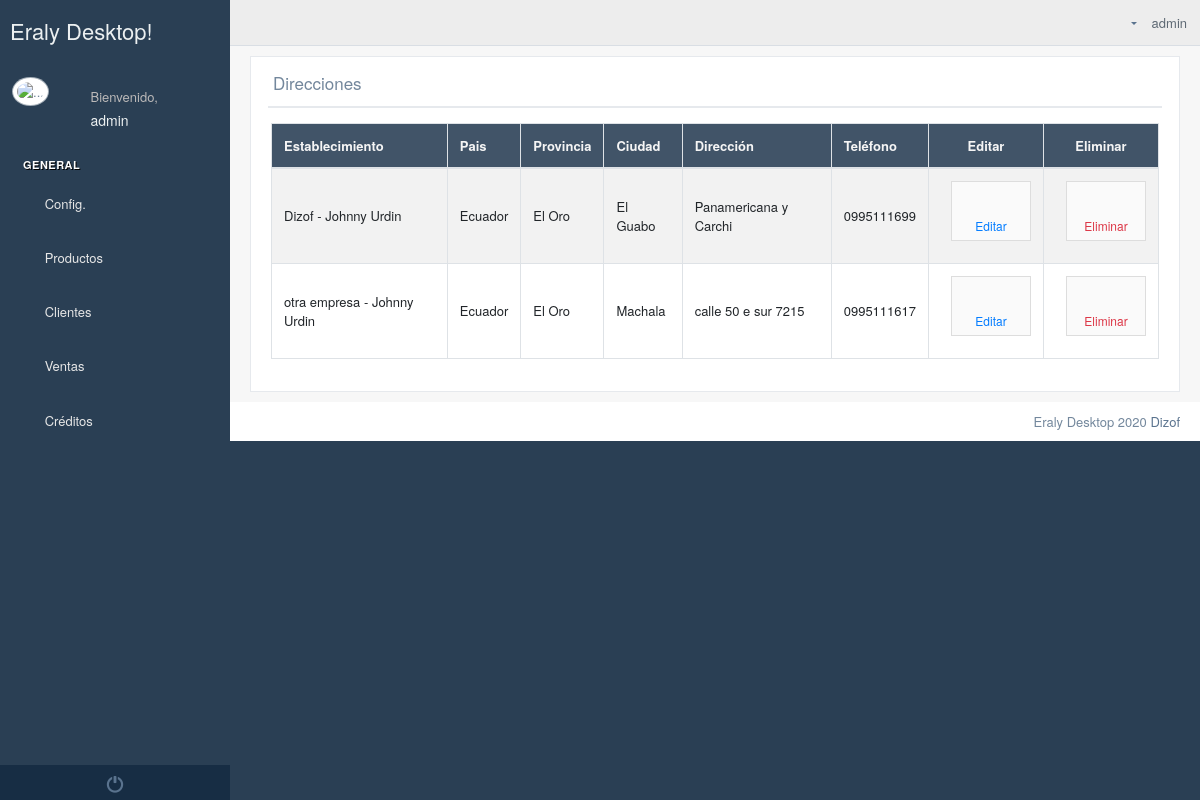
The page /directions/ (signed in) on the database as committed earlier.
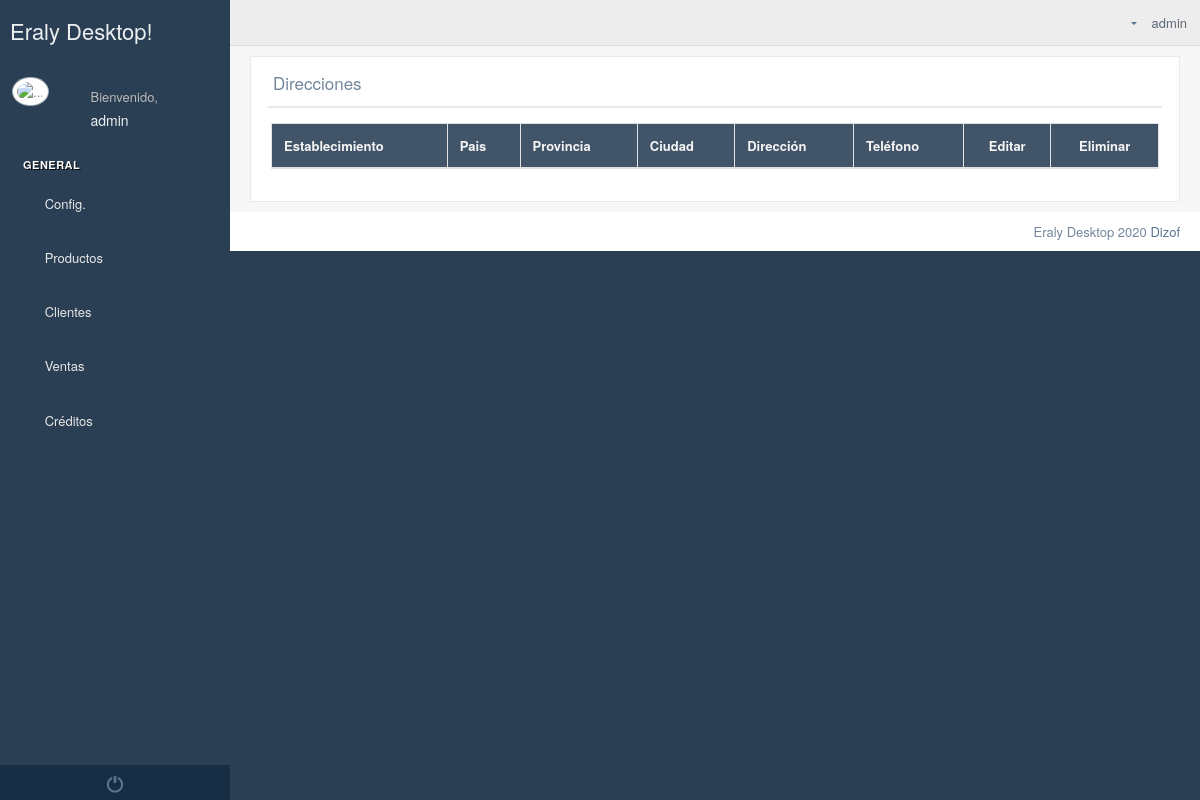
The same page on the database as committed later.
### Empresa/models.py (models this page shows, shortened)
class Direccion(models.Model):
    establecimiento=models.ForeignKey(Establecimiento,on_delete=models.CASCADE,null=True)
    ciudad=models.ForeignKey(Ciudad,on_delete=models.CASCADE,null=True,blank=True)
    direccion = models.CharField(max_length=60,null=True)
    telefono = models.CharField(max_length=10,blank=True)

class Establecimiento(models.Model):
    logo=models.ImageField(upload_to="logos/establecimientos",null=True,blank=True)
    banner=models.ImageField(upload_to="banner/establecimientos",null=True,blank=True)
    pie_pagina=models.ImageField(upload_to="pie/establecimientos",null=True,blank=True)
    cabecera_tienda=models.ImageField(upload_to="logos/tienda",null=True,blank=True)
    color_encabezado_documentos=models.CharField(max_length=40, default="#ffffff")
    usuario=models.ForeignKey(User,on_delete=models.CASCADE)
    ruc=models.CharField(max_length=13)
    nombreComercial=models.CharField(max_length=60)
    representateLegal=models.CharField(max_length=60)
    slug = models.SlugField(max_length=255, unique=True, blank=True)
    descripcion = RichTextUploadingField(null=True, blank=True)
    ubicacion_gps = models.CharField(max_length=300,null=True,blank=True)
    correo_electronico=models.EmailField(max_length=600,null=True,blank=True)
    web=models.CharField(max_length=400,null=True,blank=True)
    facebook=models.CharField(max_length=400,null=True,blank=True)
    instagram=models.CharField(max_length=400, null=True, blank=True)
    youtube = models.CharField(max_length=400,null=True,blank=True)

### Home/models.py (models this page shows)
class Ciudad(models.Model):
    provincia=models.ForeignKey(Provincia,on_delete=models.CASCADE)
    nombre = models.CharField(max_length=60)
    def __str__(self):
        return self.nombre

class Provincia(models.Model):
    pais=models.ForeignKey(Pais,on_delete=models.CASCADE)
    nombre=models.CharField(max_length=60)
    def __str__(self):
        return self.nombre

class Pais(models.Model):
    nombre=models.CharField(max_length=60)
    def __str__(self):
        return self.nombre

### Empresa/views.py (the view)
# urls.py: path("directions/",direcciones),
def direcciones(request):
    contexto={
       "direcciones":Direccion.objects.filter(establecimiento__usuario=request.user),
        "provincias":Provincia.objects.all(),
    }
    return render(request, "empresa/direcciones.html",contexto)

### templates/empresa/direcciones.html (shortened to what this page needs)
{% extends 'Home/index2.html' %}
{% block contenido_index %}
    {%  load static %}
    <div class="">
        <div class="row">
            <div class="col-md-12 col-sm-12 ">
                <div class="x_panel">
                    <div class="x_title">
                        <h2>Direcciones <small>de establecimientos</small></h2>
                        <div class="clearfix"></div>
                    </div>
                    <div class="x_content">
                        <div class="row">
                            <div class="col-sm-12">
                                <div class="card-box table-responsive">
                                    <table id="direcciones" class="table table-striped table-bordered" style="width:100%">
                                        <thead style="background-color: #415468; color: whitesmoke">
                                        <tr>
                                            <th>Establecimiento</th>
                                            <th>Pais</th>
                                            <th>Provincia</th>
                                            <th>Ciudad</th>
                                            <th>Dirección</th>
                                            <th>Teléfono</th>
                                            <th style="text-align: center">Editar</th>
                                            <th style="text-align: center">Eliminar</th>
                                        </tr>
                                        </thead>
                                        <tbody>
                                        {% for direccion in direcciones %}
                                            <tr>
                                                <td style="vertical-align: middle">{{ direccion.establecimiento.nombreComercial }}
                                                    - {{ direccion.establecimiento.representateLegal }}</td>
                                                <td style="vertical-align: middle">{{ direccion.ciudad.provincia.pais }}</td>
                                                <td style="vertical-align: middle">{{ direccion.ciudad.provincia }}</td>
                                                <td style="vertical-align: middle">{{ direccion.ciudad }}</td>
                                                <td style="vertical-align: middle">{{ direccion.direccion }}</td>
                                                <td style="vertical-align: middle">{{ direccion.telefono }}</td>
                                                <td style="text-align: center; font-size: 18px; vertical-align: middle">
                                                    <a href="#" data-id="{{ direccion.id }}" data-ciudad="{{ direccion.ciudad_id }}" data-direccion="{{ direccion.direccion }}"  data-telefono="{{ direccion.telefono }}" data-toggle="modal" data-target="#modificar" class="text-primary modificar btn btn-app"> <i data-toggle="tooltip"  data-placement="top" title="" data-original-title="Editar" class="fa fa-edit"></i>Editar</a>
                                                </td>
                                                <td style="text-align: center; font-size: 18px; vertical-align: middle">
                                                    <a href="" class="text-danger eliminar btn btn-app" data-id="{{ direccion.id }}" data-toggle="modal" data-target="#eliminar"> <i data-toggle="tooltip"  data-placement="top" title="" data-original-title="Eliminar" class="fa fa-trash"></i>Eliminar</a>
                                                </td>
                                            </tr>
                                        {% endfor %}
                                        </tbody>
                                    </table>
                                </div>
                            </div>
                        </div>
                    </div>
                </div>
            </div>
        </div>
    </div>
{% endblock %}
{% block script_index %}
    <link rel="stylesheet" href="{% static 'select2/css/select2.min.css' %}">
{% endblock %}

### templates/Home/index2.html
{% extends 'Home/base_html.html' %}
{% block contenido %}
    {% block contenido_index %}{% endblock %}
{% endblock %}
{% block script %}
    {% block script_index %}
    {% endblock %}
{% endblock %}

### templates/Home/base_html.html (shortened to what this page needs)
<!DOCTYPE html>
{% load static %}
<html lang="en">
<head>
    <link href="{% static '/vendors/datatables.net-bs/css/dataTables.bootstrap.min.css' %}" rel="stylesheet">
    <link href="{% static '/vendors/datatables.net-buttons-bs/css/buttons.bootstrap.min.css' %}" rel="stylesheet">
    <link href="{% static '/vendors/datatables.net-fixedheader-bs/css/fixedHeader.bootstrap.min.css' %}"
          rel="stylesheet">
    <link href="{% static '/vendors/datatables.net-responsive-bs/css/responsive.bootstrap.min.css' %}" rel="stylesheet">
    <link href="{% static '/vendors/datatables.net-scroller-bs/css/scroller.bootstrap.min.css' %}" rel="stylesheet">
    <link href="{% static '/vendors/bootstrap/dist/css/bootstrap.min.css' %}" rel="stylesheet">
    <link href="{% static '/vendors/font-awesome/css/font-awesome.min.css' %}" rel="stylesheet">
    <link href="{% static '/vendors/nprogress/nprogress.css' %}" rel="stylesheet">
    <link href="{% static '/vendors/bootstrap-daterangepicker/daterangepicker.css' %}" rel="stylesheet">
    <link href="{% static '/vendors/iCheck/skins/flat/green.css' %}" rel="stylesheet">
    <link href="{% static '/build/css/custom.min.css' %}" rel="stylesheet">
</head>
<body class="nav-md">
<div class="container body">
    <div class="main_container">
        <div class="col-md-3 left_col">
            <div class="left_col scroll-view">
                <div class="navbar nav_title" style="border: 0;">
                    <a href="/" class="site_title"> <span>Eraly Desktop!</span></a>
                </div>
                <div class="profile clearfix">
                    <div class="profile_pic">
                        <img src="/media/admin-interface/favicon/favicon_eraly.png" alt="..."
                             class="img-circle profile_img">
                    </div>
                    <div class="profile_info">
                        <span>Bienvenido,</span>
                        <h2>{{ request.user }}</h2>
                    </div>
                </div>
                <br/>
                {% block menu %}
                    <div id="sidebar-menu" class="main_menu_side hidden-print main_menu">
                        <div class="menu_section">
                            <h3>General</h3>
                            <ul class="nav side-menu">
                                <li><a><i class="fa fa-home"></i> Config. <span class="fa fa-chevron-down"></span></a>
                                </li>
                            </ul>
                            <ul class="nav side-menu">
                                <li><a><i class="fa fa-product-hunt"></i> Productos <span
                                        class="fa fa-chevron-down"></span></a>
                                </li>
                            </ul>
                        <ul class="nav side-menu">
                                <li><a><i class="fa fa-user-plus"></i> Clientes <span class="fa fa-chevron-down"></span></a>
                                </li>
                            </ul>
                            <ul class="nav side-menu">
                                <li><a><i class="fa fa-file-o"></i> Ventas <span class="fa fa-chevron-down"></span></a>
                                </li>
                            </ul>
                            <ul class="nav side-menu">
                                <li><a><i class="fa fa-file-o"></i> Créditos <span class="fa fa-chevron-down"></span></a>
                                </li>
                            </ul>
                        </div>
                    </div>
                    <div class="sidebar-footer hidden-small">
                        <a data-toggle="tooltip" data-placement="top" title="Logout" href="/logout_/"
                           style="width: 100%">
                            <span class="glyphicon glyphicon-off" aria-hidden="true"></span>
                        </a>
                    </div>
                {% endblock %}
            </div>
        </div>
        <div class="top_nav">
            <div class="nav_menu">
                <div class="nav toggle">
                    <a id="menu_toggle"><i class="fa fa-bars"></i></a>
                </div>
                <nav class="nav navbar-nav">
                    <ul class=" navbar-right">
                        <li class="nav-item dropdown open" style="padding-left: 15px;">
                            <a href="javascript:;" class="user-profile" aria-haspopup="true"
                               id="navbarDropdown" data-toggle="dropdown" aria-expanded="false">
                                {{ request.user.username }}
                            </a>
                        </li>
                        <li role="presentation" class="nav-item dropdown open">
                            <a href="javascript:;" class="dropdown-toggle info-number" id="navbarDropdown1"
                               data-toggle="dropdown" aria-expanded="false">
                                <i class="fa fa-envelope-o"></i>
                            </a>
                        </li>
                    </ul>
                </nav>
            </div>
        </div>
        <div class="right_col" role="main">
            {% block contenido %}{% endblock %}
        </div>
    </div>
    <footer>
        <div class="pull-right">
            Eraly Desktop 2020 <a href="https://colorlib.com">Dizof</a>
        </div>
        <div class="clearfix"></div>
    </footer>
</div>
<link rel="stylesheet" href="{% static 'toastr/toastr.min.css' %}">
{% block script %}
{% endblock %}
</body>
</html>

Rows that differ between the two databases and show on the page:
removed Direccion: establecimiento.nombreComercial "Dizof", establecimiento.representateLegal "Johnny Urdin", ciudad.provincia.pais "Ecuador", ciudad.provincia "El Oro", ciudad "El Guabo", direccion "Panamericana y Carchi", telefono "0995111699"
removed Direccion: establecimiento.nombreComercial "otra empresa", establecimiento.representateLegal "Johnny Urdin", ciudad.provincia.pais "Ecuador", ciudad.provincia "El Oro", ciudad "Machala", direccion "calle 50 e sur 7215", telefono "0995111617"
